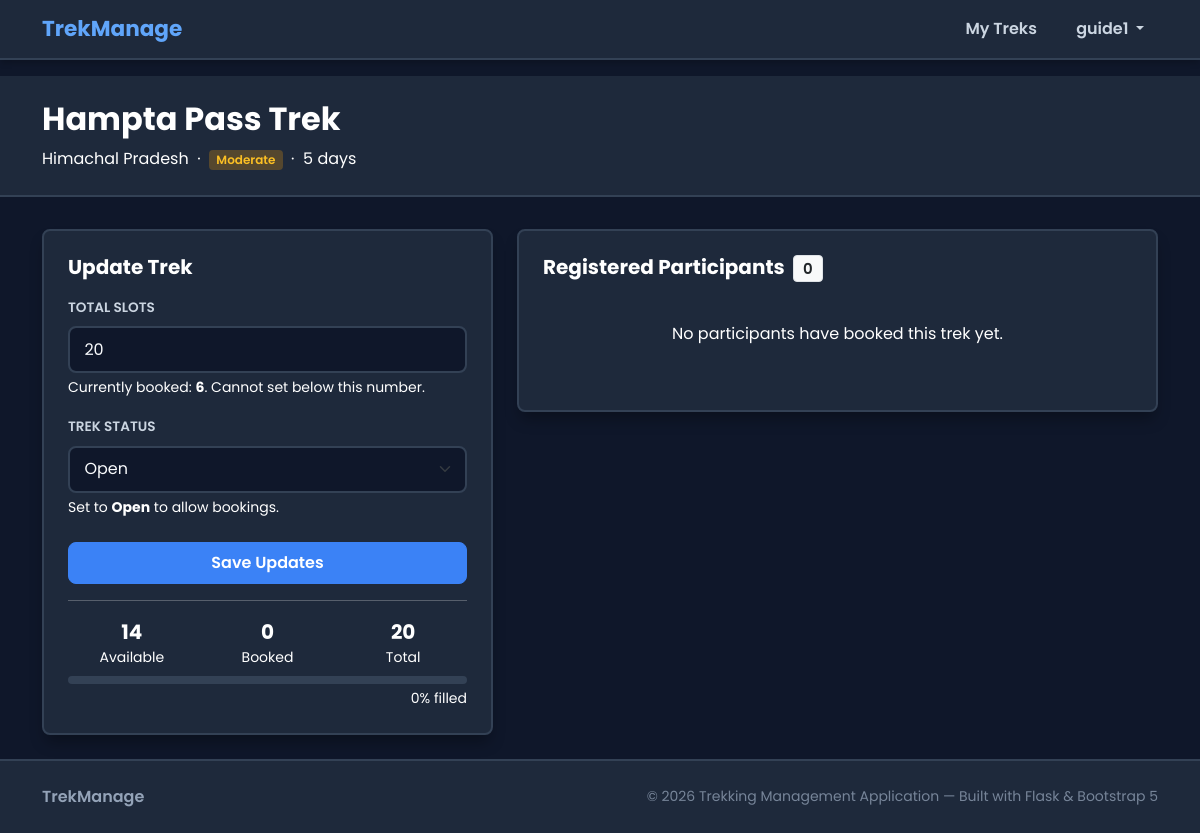
The page /staff/trek/1 (signed in) on the database its author committed.
### models.py (models this page shows, shortened)
class User(UserMixin, db.Model):
    __tablename__ = "users"
    id = db.Column(db.Integer, primary_key=True)
    name = db.Column(db.String(120), nullable=False)
    username = db.Column(db.String(80), unique=True, nullable=False)
    email = db.Column(db.String(120), unique=True, nullable=False)
    phone = db.Column(db.String(20), nullable=True)
    password = db.Column(db.String(255), nullable=False)
    role = db.Column(db.String(20), nullable=False, default="user")
    is_approved = db.Column(db.Boolean, default=False)
    is_blacklisted = db.Column(db.Boolean, default=False)
    created_at = db.Column(db.DateTime, default=datetime.utcnow)
    assigned_treks = db.relationship(
        "Trek", backref="staff", foreign_keys="Trek.assigned_staff_id"
    )
    bookings = db.relationship(
        "Booking", backref="trekker", foreign_keys="Booking.user_id"
    )
    @property
    def is_active(self):
        if self.is_blacklisted:
            return False
        if self.role == "staff" and not self.is_approved:
            return False
        return True

class Trek(db.Model):
    __tablename__ = "treks"
    id = db.Column(db.Integer, primary_key=True)
    name = db.Column(db.String(150), nullable=False)
    location = db.Column(db.String(150), nullable=False)
    difficulty = db.Column(db.String(20), nullable=False)
    duration = db.Column(db.Integer, nullable=False)
    description = db.Column(db.Text, nullable=True)
    total_slots = db.Column(db.Integer, nullable=False, default=10)
    available_slots = db.Column(db.Integer, nullable=False, default=10)
    assigned_staff_id = db.Column(db.Integer, db.ForeignKey("users.id"), nullable=True)
    status = db.Column(db.String(20), nullable=False, default="Pending")
    start_date = db.Column(db.Date, nullable=True)
    end_date = db.Column(db.Date, nullable=True)
    price = db.Column(db.Float, nullable=False, default=0.0)
    created_at = db.Column(db.DateTime, default=datetime.utcnow)
    bookings = db.relationship("Booking", backref="trek", cascade="all, delete-orphan")
    @property
    def booked_count(self):
        return sum(1 for b in self.bookings if b.status == "Booked")

### app.py (the view, shortened to what this page needs)
@app.route("/staff/trek/<int:trek_id>", methods=["GET", "POST"])
@login_required
def staff_trek_detail(trek_id):
    if current_user.role != "staff":
        abort(403)
    trek = db.get_or_404(Trek, trek_id)
    if trek.assigned_staff_id != current_user.id:
        abort(403)
    participants = Booking.query.filter_by(trek_id=trek.id, status="Booked").all()
    return render_template("staff/trek_detail.html", trek=trek, participants=participants)

### app.py (called while the page is built)
@login_manager.user_loader
def load_user(user_id):
    return db.session.get(User, int(user_id))

### templates/staff/trek_detail.html (shortened to what this page needs)
{% extends "base.html" %}
{% block content %}
<div class="page-header">
    <div class="container">
        <h2>{{ trek.name }}</h2>
        <p>
            {{ trek.location }}
            &nbsp;&middot;&nbsp;
            <span class="badge badge-diff-{{ trek.difficulty }}">{{ trek.difficulty }}</span>
            &nbsp;&middot;&nbsp;
            {{ trek.duration }} days
        </p>
    </div>
</div>
<div class="container pb-4">
    <div class="row g-4">
        <div class="col-lg-5">
            <div class="table-card">
                <h5 class="section-title mb-3">Update Trek</h5>
                <form method="POST">
                    <div class="mb-3">
                        <label class="form-label" for="total_slots">Total Slots</label>
                        <input type="number"
                               min="{{ trek.total_slots - trek.available_slots }}"
                               class="form-control"
                               id="total_slots"
                               name="total_slots"
                               value="{{ trek.total_slots }}">
                        <div class="form-text">
                            Currently booked: <strong>{{ trek.total_slots - trek.available_slots }}</strong>.
                            Cannot set below this number.
                        </div>
                    </div>
                    <div class="mb-4">
                        <label class="form-label" for="status">Trek Status</label>
                        <select class="form-select" id="status" name="status">
                            {% for st in ['Approved', 'Open', 'Closed', 'Completed'] %}
                            <option value="{{ st }}" {% if trek.status == st %}selected{% endif %}>{{ st }}</option>
                            {% endfor %}
                        </select>
                        <div class="form-text">Set to <strong>Open</strong> to allow bookings.</div>
                    </div>
                    <button type="submit" class="btn btn-brand w-100">
                        Save Updates
                    </button>
                </form>
                <hr class="my-3">
                <div class="row text-center g-2">
                    <div class="col-4">
                        <div class="fw-700 fs-5 text-forest">{{ trek.available_slots }}</div>
                        <div class="small text-muted">Available</div>
                    </div>
                    <div class="col-4">
                        <div class="fw-700 fs-5 text-clay">{{ trek.booked_count }}</div>
                        <div class="small text-muted">Booked</div>
                    </div>
                    <div class="col-4">
                        <div class="fw-700 fs-5">{{ trek.total_slots }}</div>
                        <div class="small text-muted">Total</div>
                    </div>
                </div>
                {% set pct = (trek.booked_count / trek.total_slots * 100)|int if trek.total_slots > 0 else 0 %}
                <div class="slot-bar mt-2">
                </div>
                <div class="text-muted small text-end mt-1">{{ pct }}% filled</div>
            </div>
        </div>
        <div class="col-lg-7">
            <div class="table-card">
                <h5 class="section-title mb-3">
                    Registered Participants
                    <span class="badge bg-light text-dark border ms-1">{{ participants|length }}</span>
                </h5>
                {% if participants %}
                <div class="table-responsive">
                    <table class="table table-hover align-middle mb-0">
                        <thead>
                            <tr>
                                <th>Participant</th>
                                <th>Contact</th>
                                <th>Booked On</th>
                            </tr>
                        </thead>
                        <tbody>
                        {% for p in participants %}
                        <tr>
                            <td>
                                <span class="fw-600">{{ p.trekker.name }}</span>
                            </td>
                            <td class="small text-muted">
                                <div>{{ p.trekker.email }}</div>
                                <div>{{ p.trekker.phone or '—' }}</div>
                            </td>
                            <td class="small text-muted">
                                {{ p.booking_date.strftime('%d %b %Y') }}
                            </td>
                        </tr>
                        {% endfor %}
                        </tbody>
                    </table>
                </div>
                {% else %}
                <div class="empty-state py-4">
                    <p>No participants have booked this trek yet.</p>
                </div>
                {% endif %}
            </div>
        </div>
    </div>
</div>
{% endblock %}

### templates/base.html (shortened to what this page needs)
<!DOCTYPE html>
<html lang="en">
<head>
    <link href="https://cdn.jsdelivr.net/npm/bootstrap@5.3.3/dist/css/bootstrap.min.css" rel="stylesheet">
    <link href="https://cdn.jsdelivr.net/npm/bootstrap-icons@1.11.3/font/bootstrap-icons.min.css" rel="stylesheet">
    <link rel="stylesheet" href="{{ url_for('static', filename='css/style.css') }}">
</head>
<body>
<nav class="navbar navbar-expand-lg navbar-dark sticky-top">
    <div class="container">
        <a class="navbar-brand" href="{{ url_for('index') }}">
            TrekManage
        </a>
        <div class="collapse navbar-collapse" id="navMain">
            <ul class="navbar-nav ms-auto align-items-lg-center gap-1">
                {% if current_user.is_authenticated %}
                    {% if current_user.role == 'admin' %}
                        <li class="nav-item">
                            <a class="nav-link {% if request.endpoint == 'admin_dashboard' %}active{% endif %}" href="{{ url_for('admin_dashboard') }}">
                                Dashboard
                            </a>
                        </li>
                        <li class="nav-item">
                            <a class="nav-link {% if request.endpoint in ['admin_treks','admin_trek_new','admin_trek_edit'] %}active{% endif %}" href="{{ url_for('admin_treks') }}">
                                Treks
                            </a>
                        </li>
                        <li class="nav-item">
                            <a class="nav-link {% if request.endpoint == 'admin_staff' %}active{% endif %}" href="{{ url_for('admin_staff') }}">
                                Staff
                            </a>
                        </li>
                        <li class="nav-item">
                            <a class="nav-link {% if request.endpoint == 'admin_users' %}active{% endif %}" href="{{ url_for('admin_users') }}">
                                Users
                            </a>
                        </li>
                        <li class="nav-item">
                            <a class="nav-link {% if request.endpoint == 'admin_bookings' %}active{% endif %}" href="{{ url_for('admin_bookings') }}">
                                Bookings
                            </a>
                        </li>
                        <li class="nav-item">
                            <a class="nav-link {% if request.endpoint == 'admin_search' %}active{% endif %}" href="{{ url_for('admin_search') }}">
                                Search
                            </a>
                        </li>
                    {% elif current_user.role == 'staff' %}
                        <li class="nav-item">
                            <a class="nav-link {% if request.endpoint == 'staff_dashboard' %}active{% endif %}" href="{{ url_for('staff_dashboard') }}">
                                My Treks
                            </a>
                        </li>
                    {% endif %}
                    <li class="nav-item dropdown ms-lg-2">
                        <a class="nav-link dropdown-toggle" href="#" role="button" data-bs-toggle="dropdown" aria-expanded="false">
                            {{ current_user.username }}
                        </a>
                    </li>
                {% else %}
                    <li class="nav-item"><a class="nav-link" href="{{ url_for('login') }}">Login</a></li>
                    <li class="nav-item ms-lg-1">
                        <a class="btn btn-brand btn-sm px-3" href="{{ url_for('register') }}">Sign Up</a>
                    </li>
                {% endif %}
            </ul>
        </div>
    </div>
</nav>
<main>
    {% block content %}{% endblock %}
</main>
<footer class="footer mt-auto py-4">
    <div class="container d-flex flex-column flex-md-row justify-content-between align-items-center gap-2">
        <span class="fw-semibold">TrekManage</span>
        <small class="opacity-75">&copy; 2026 Trekking Management Application &mdash; Built with Flask &amp; Bootstrap 5</small>
    </div>
</footer>
</body>
</html>

### static/css/style.css (style rules this page uses)
:root { --bg-color: #0f172a; --panel-color: #1e293b; --border-color: #334155; --text-primary: #f8fafc; --text-secondary: #cbd5e1; --text-muted: #94a3b8; --primary-blue: #3b82f6; --primary-blue-hover: #60a5fa; --color-green: #10b981; --color-red: #ef4444; --color-orange: #f59e0b; --color-purple: #a78bfa; --card-radius: 8px; --transition-speed: 0.15s; }
*, *::before, *::after { box-sizing: border-box; }
body { font-family: 'Poppins', sans-serif; background-color: var(--bg-color); color: var(--text-primary); min-height: 100vh; display: flex; flex-direction: column; margin: 0; }
main { flex: 1; }
.navbar { background-color: #1e293b; border-bottom: 2px solid var(--border-color); box-shadow: 0 4px 6px -1px rgba(0, 0, 0, 0.2); }
.navbar-brand { font-weight: 700; font-size: 1.35rem; color: var(--primary-blue-hover) !important; }
.navbar-nav .nav-link { color: var(--text-secondary) !important; font-weight: 600; padding: .5rem .85rem !important; border-radius: 6px; transition: all var(--transition-speed); }
.badge { border-radius: 4px; font-weight: 600; padding: .35em .6em; }
.badge-diff-Moderate { background-color: rgba(245, 158, 11, 0.25); color: #fbbf24; }
.btn-brand { background-color: var(--primary-blue); border: 1px solid var(--primary-blue); color: #fff; font-weight: 600; border-radius: var(--card-radius); padding: .5rem 1.25rem; transition: all var(--transition-speed); }
.table-card { background-color: var(--panel-color); border: 2px solid var(--border-color); border-radius: var(--card-radius); padding: 1.5rem; box-shadow: 0 10px 15px -3px rgba(0, 0, 0, 0.3); }
.page-header { background-color: var(--panel-color); border-bottom: 2px solid var(--border-color); padding: 1.5rem 0; margin-bottom: 2rem; }
.page-header h2 { font-weight: 700; color: var(--text-primary); }
.page-header p { color: var(--text-secondary); margin-bottom: 0; }
.section-title { font-weight: 700; color: var(--text-primary); margin-bottom: 1rem; }
.form-label { font-weight: 600; color: var(--text-secondary); font-size: .85rem; text-transform: uppercase; }
.form-control, .form-select { background-color: var(--bg-color); color: var(--text-primary); border-radius: var(--card-radius); border: 2px solid var(--border-color); padding: .6rem .9rem; transition: border-color var(--transition-speed); }
.empty-state { text-align: center; padding: 3.5rem 1.5rem; color: var(--text-muted); }
.slot-bar { height: 8px; border-radius: 4px; background-color: var(--border-color); overflow: hidden; }
footer.footer { background-color: #1e293b; border-top: 2px solid var(--border-color); color: var(--text-muted); }
.fw-700 { font-weight: 700; }
.text-forest { color: #34d399; }
.text-clay { color: var(--primary-blue-hover); }
.card, .card-body, .table-card, .table, .table td, .table th, .stat-card, .stat-value, .stat-title, .text-muted, .form-text, .small, main p, main h2, main h3, main h5, main div, main span:not(.badge), main td, main th, main a:not(.btn):not(.badge) { color: #ffffff !important; }

### rows shown on the page
User: username "guide1"
Trek: name "Hampta Pass Trek", location "Himachal Pradesh", difficulty "Moderate", duration "5", total_slots "20", trek.total_slots-trek.available_slots "6", status "Open", available_slots "14"

### other values the page prints
{{ trek.booked_count }} "0"
{{ pct }} "0"
{{ participants|length }} "0"
